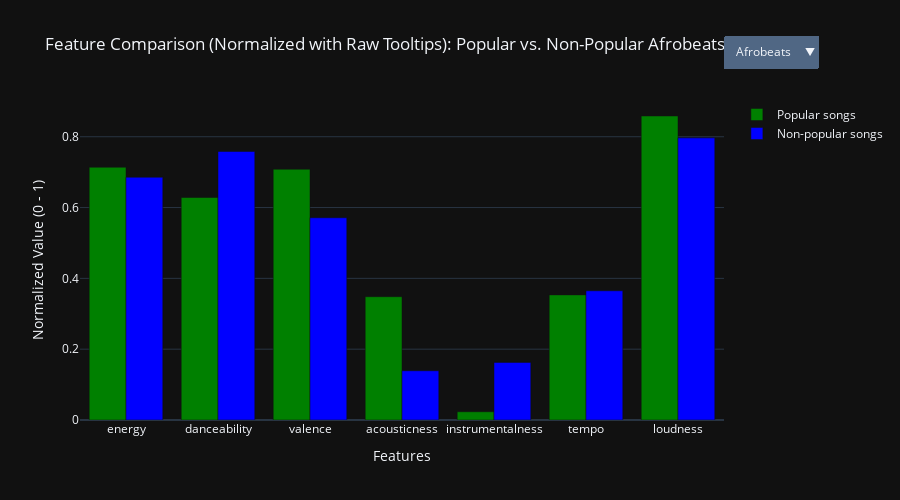

This figure's notebook cell:
### Markdown cell above
### Compare The Average Popular and Non-popular Audio Features by Song Genres
This bar chart compares the average values of audio features between popular and non-popular songs across different genres. It helps artists gain insights and identify patterns in how features like energy, danceability, and tempo behave in popular versus non-popular songs within each genre.

By analyzing these differences, artists can better understand what characteristics are commonly found in successful songs in their chosen genre. This can guide them in targeting ideal feature values when producing new song.

All audio feature values in the chart are normalized to a scale between 0 and 1. This is important because features like tempo and loudness normally exist on different scales, and normalization ensures a fair visual comparison across all features.

### Code cell
# Features to include
features = ['energy', 'danceability', 'valence', 'acousticness', 'instrumentalness', 'tempo', 'loudness']

# Combine and get min/max for normalization
combined_df = pd.concat([high_song_popularity, low_song_popularity])
feature_min = combined_df[features].min()
feature_max = combined_df[features].max()

# Normalize and retain original values for tooltip
high_norm = high_song_popularity.copy()
low_norm = low_song_popularity.copy()

for feature in features:
    high_norm[feature + '_orig'] = high_song_popularity[feature]
    low_norm[feature + '_orig'] = low_song_popularity[feature]
    high_norm[feature] = (high_song_popularity[feature] - feature_min[feature]) / (feature_max[feature] - feature_min[feature])
    low_norm[feature] = (low_song_popularity[feature] - feature_min[feature]) / (feature_max[feature] - feature_min[feature])

# Unique genres with valid data
genres = sorted(set(high_norm['playlist_genre'].unique().tolist() + low_norm['playlist_genre'].unique().tolist()))
data_by_genre = {}

for genre in genres:
    pop_filtered = high_norm[high_norm["playlist_genre"] == genre]
    non_pop_filtered = low_norm[low_norm["playlist_genre"] == genre]
    if pop_filtered.empty or non_pop_filtered.empty:
        continue

    pop_avg = pop_filtered[features].mean()
    non_pop_avg = non_pop_filtered[features].mean()
    pop_raw = pop_filtered[[f + "_orig" for f in features]].mean()
    non_pop_raw = non_pop_filtered[[f + "_orig" for f in features]].mean()

    data_by_genre[genre] = {
        "pop_norm": pop_avg,
        "non_pop_norm": non_pop_avg,
        "pop_raw": pop_raw,
        "non_pop_raw": non_pop_raw
    }

# Keep only genres with data
genres = list(data_by_genre.keys())
initial_genre = genres[0]

# Create figure with initial genre
fig = go.Figure()

# Add normalized bars with raw values in customdata
fig.add_trace(go.Bar(
    name='Popular songs',
    x=features,
    y=data_by_genre[initial_genre]['pop_norm'],
    marker_color='green',
    customdata=data_by_genre[initial_genre]['pop_raw'].values.reshape(-1, 1),
    hovertemplate='%{x}<br>Normalized: %{y:.2f}<br>Raw: %{customdata[0]:.2f}<extra></extra>'
))

fig.add_trace(go.Bar(
    name='Non-popular songs',
    x=features,
    y=data_by_genre[initial_genre]['non_pop_norm'],
    marker_color='blue',
    customdata=data_by_genre[initial_genre]['non_pop_raw'].values.reshape(-1, 1),
    hovertemplate='%{x}<br>Normalized: %{y:.2f}<br>Raw: %{customdata[0]:.2f}<extra></extra>'
))

# Dropdown buttons
dropdown_buttons = []
for genre in genres:
    dropdown_buttons.append({
        'label': genre.title(),
        'method': 'update',
        'args': [
            {
                'y': [
                    data_by_genre[genre]['pop_norm'],
                    data_by_genre[genre]['non_pop_norm']
                ],
                'customdata': [
                    data_by_genre[genre]['pop_raw'].values.reshape(-1, 1),
                    data_by_genre[genre]['non_pop_raw'].values.reshape(-1, 1)
                ]
            },
            {
                'title': f'Feature Comparison (Normalized with Raw Tooltips): Popular vs. Non-Popular {genre.title()} Songs'
            }
        ]
    })

# Layout
fig.update_layout(
    updatemenus=[
        {
            'buttons': dropdown_buttons,
            'direction': 'down',
            'showactive': True,
            'x': 1.0,
            'y': 1.2,
            'xanchor': 'left',
            'yanchor': 'top'
        }
    ],
    title=f'Feature Comparison (Normalized with Raw Tooltips): Popular vs. Non-Popular {initial_genre.title()} Songs',
    xaxis_title='Features',
    yaxis_title='Normalized Value (0 - 1)',
    barmode='group',
    template='plotly_dark',
    height=500
)

fig.show()

### Figure 1 — Plotly figure (JSON) as saved in the notebook; plotly's stock layout.template omitted (floating-point values rounded to 4 significant figures)
{"data": [{"customdata": [[0.7124], [0.6371], [0.7076], [0.3468], [0.02301], [116.5], [-5.667]], "hovertemplate": "%{x}<br>Normalized: %{y:.2f}<br>Raw: %{customdata[0]:.2f}<extra></extra>", "marker": {"color": "green"}, "name": "Popular songs", "type": "bar", "x": ["energy", "danceability", "valence", "acousticness", "instrumentalness", "tempo", "loudness"], "y": [0.7138, 0.6284, 0.7082, 0.3482, 0.02322, 0.3534, 0.8586]}, {"customdata": [[0.6843], [0.7567], [0.5764], [0.1385], [0.1612], [118.7], [-8.717]], "hovertemplate": "%{x}<br>Normalized: %{y:.2f}<br>Raw: %{customdata[0]:.2f}<extra></extra>", "marker": {"color": "blue"}, "name": "Non-popular songs", "type": "bar", "x": ["energy", "danceability", "valence", "acousticness", "instrumentalness", "tempo", "loudness"], "y": [0.6856, 0.7584, 0.5712, 0.139, 0.1626, 0.3649, 0.7968]}], "layout": {"barmode": "group", "height": 500, "title": {"text": "Feature Comparison (Normalized with Raw Tooltips): Popular vs. Non-Popular Afrobeats Songs"}, "updatemenus": [{"buttons": [{"args": [{"customdata": [[[0.7124], [0.6371], [0.7076], [0.3468], [0.02301], [116.5], [-5.667]], [[0.6843], [0.7567], [0.5764], [0.1385], [0.1612], [118.7], [-8.717]]], "y": [[0.7138, 0.6284, 0.7082, 0.3482, 0.02322, 0.3534, 0.8586], [0.6856, 0.7584, 0.5712, 0.139, 0.1626, 0.3649, 0.7968]]}, {"title": "Feature Comparison (Normalized with Raw Tooltips): Popular vs. Non-Popular Afrobeats Songs"}], "label": "Afrobeats", "method": "update"}, {"args": [{"customdata": [[[0.3869], [0.5329], [0.334], [0.6177], [0.07117], [114.7], [-10.71]], [[0.4815], [0.5518], [0.4509], [0.4636], [0.2327], [108.9], [-14.34]]], "y": [[0.3875, 0.5152, 0.3179, 0.6202, 0.07182, 0.3439, 0.7564], [0.4824, 0.5357, 0.44, 0.4655, 0.2348, 0.3138, 0.683]]}, {"title": "Feature Comparison (Normalized with Raw Tooltips): Popular vs. Non-Popular Ambient Songs"}], "label": "Ambient", "method": "update"}, {"args": [{"customdata": [[[0.616], [0.7568], [0.4261], [0.1899], [0.007533], [123.1], [-6.389]], [[0.6437], [0.6878], [0.5745], [0.3619], [0.1181], [115.3], [-7.838]]], "y": [[0.6172, 0.7585, 0.4142, 0.1906, 0.007601, 0.3876, 0.8439], [0.6449, 0.6835, 0.5692, 0.3634, 0.1191, 0.3471, 0.8146]]}, {"title": "Feature Comparison (Normalized with Raw Tooltips): Popular vs. Non-Popular Arabic Songs"}], "label": "Arabic", "method": "update"}, {"args": [{"customdata": [[[0.5642], [0.6248], [0.4612], [0.3339], [0.01489], [109.3], [-7.669]], [[0.4424], [0.5818], [0.3855], [0.5059], [0.009213], [112.0], [-9.99]]], "y": [[0.5652, 0.6151, 0.4508, 0.3352, 0.01503, 0.3159, 0.818], [0.4432, 0.5683, 0.3718, 0.508, 0.009297, 0.3298, 0.771]]}, {"title": "Feature Comparison (Normalized with Raw Tooltips): Popular vs. Non-Popular Blues Songs"}], "label": "Blues", "method": "update"}, {"args": [{"customdata": [[[0.7284], [0.7978], [0.6451], [0.3287], [0.03548], [114.9], [-3.689]], [[0.6843], [0.7211], [0.7522], [0.3482], [0.05884], [118.6], [-6.86]]], "y": [[0.7298, 0.803, 0.6429, 0.33, 0.0358, 0.3452, 0.8986], [0.6856, 0.7197, 0.7548, 0.3496, 0.05938, 0.364, 0.8344]]}, {"title": "Feature Comparison (Normalized with Raw Tooltips): Popular vs. Non-Popular Brazilian Songs"}], "label": "Brazilian", "method": "update"}, {"args": [{"customdata": [[[0.1168], [0.275], [0.1649], [0.8916], [0.8767], [107.0], [-24.72]], [[0.2023], [0.2612], [0.1334], [0.7856], [0.7159], [109.7], [-22.32]]], "y": [[0.1169, 0.2349, 0.1414, 0.8952, 0.8847, 0.3042, 0.4727], [0.2025, 0.2199, 0.1085, 0.7888, 0.7224, 0.318, 0.5213]]}, {"title": "Feature Comparison (Normalized with Raw Tooltips): Popular vs. Non-Popular Classical Songs"}], "label": "Classical", "method": "update"}, {"args": [{"customdata": [[[0.4077], [0.5457], [0.697], [0.4097], [0.000408], [132.0], [-14.52]], [[0.4871], [0.6016], [0.5973], [0.549], [0.0001801], [101.3], [-9.086]]], "y": [[0.4084, 0.529, 0.6971, 0.4113, 0.0004117, 0.4333, 0.6794], [0.488, 0.5899, 0.5929, 0.5512, 0.0001817, 0.2747, 0.7893]]}, {"title": "Feature Comparison (Normalized with Raw Tooltips): Popular vs. Non-Popular Country Songs"}], "label": "Country", "method": "update"}, {"args": [{"customdata": [[[0.7454], [0.6774], [0.4716], [0.1689], [0.1182], [120.6], [-6.322]], [[0.6059], [0.5792], [0.3387], [0.3397], [0.369], [119.6], [-9.909]]], "y": [[0.7469, 0.6722, 0.4617, 0.1696, 0.1193, 0.3745, 0.8453], [0.607, 0.5654, 0.3229, 0.3411, 0.3724, 0.3696, 0.7727]]}, {"title": "Feature Comparison (Normalized with Raw Tooltips): Popular vs. Non-Popular Electronic Songs"}], "label": "Electronic", "method": "update"}, {"args": [{"customdata": [[[0.4236], [0.5669], [0.4448], [0.6251], [0.04487], [119.7], [-10.98]], [[0.439], [0.5627], [0.4515], [0.6222], [0.04753], [116.6], [-9.903]]], "y": [[0.4243, 0.5521, 0.4337, 0.6276, 0.04528, 0.3699, 0.7509], [0.4398, 0.5476, 0.4407, 0.6246, 0.04797, 0.354, 0.7728]]}, {"title": "Feature Comparison (Normalized with Raw Tooltips): Popular vs. Non-Popular Folk Songs"}], "label": "Folk", "method": "update"}, {"args": [{"customdata": [[[0.7048], [0.7093], [0.506], [0.1668], [0.1093], [127.5], [-5.801]], [[0.4205], [0.3203], [0.1997], [0.5277], [0.7689], [105.8], [-14.35]]], "y": [[0.7061, 0.7068, 0.4976, 0.1675, 0.1103, 0.4102, 0.8558], [0.4212, 0.2841, 0.1777, 0.5298, 0.7759, 0.298, 0.6827]]}, {"title": "Feature Comparison (Normalized with Raw Tooltips): Popular vs. Non-Popular Gaming Songs"}], "label": "Gaming", "method": "update"}, {"args": [{"customdata": [[[0.6299], [0.736], [0.4607], [0.1774], [0.008086], [122.4], [-6.482]], [[0.6624], [0.7555], [0.586], [0.2191], [0.01491], [124.9], [-7.07]]], "y": [[0.6311, 0.7359, 0.4503, 0.1781, 0.008159, 0.3838, 0.8421], [0.6636, 0.7571, 0.5812, 0.22, 0.01504, 0.3971, 0.8302]]}, {"title": "Feature Comparison (Normalized with Raw Tooltips): Popular vs. Non-Popular Hip-Hop Songs"}], "label": "Hip-Hop", "method": "update"}, {"args": [{"customdata": [[[0.637], [0.6818], [0.4941], [0.4665], [3.101e-05], [119.3], [-6.368]], [[0.7127], [0.611], [0.5819], [0.3701], [0.09451], [127.0], [-6.675]]], "y": [[0.6382, 0.677, 0.4852, 0.4684, 3.129e-05, 0.3678, 0.8444], [0.7141, 0.6, 0.5768, 0.3716, 0.09537, 0.4076, 0.8381]]}, {"title": "Feature Comparison (Normalized with Raw Tooltips): Popular vs. Non-Popular Indian Songs"}], "label": "Indian", "method": "update"}, {"args": [{"customdata": [[[0.7485], [0.7032], [0.7208], [0.08879], [0.2876], [121.5], [-5.375]], [[0.7049], [0.6117], [0.6325], [0.09677], [0.02651], [112.3], [-6.522]]], "y": [[0.7499, 0.7003, 0.7219, 0.08915, 0.2902, 0.3793, 0.8645], [0.7063, 0.6008, 0.6298, 0.09716, 0.02675, 0.3318, 0.8413]]}, {"title": "Feature Comparison (Normalized with Raw Tooltips): Popular vs. Non-Popular Indie Songs"}], "label": "Indie", "method": "update"}, {"args": [{"customdata": [[[0.8136], [0.6171], [0.6409], [0.1099], [0.0008963], [134.3], [-4.92]], [[0.8322], [0.5453], [0.529], [0.1544], [0.0002027], [126.8], [-4.4]]], "y": [[0.8152, 0.6067, 0.6385, 0.1103, 0.0009045, 0.4453, 0.8737], [0.8339, 0.5287, 0.5216, 0.155, 0.0002045, 0.4069, 0.8842]]}, {"title": "Feature Comparison (Normalized with Raw Tooltips): Popular vs. Non-Popular J-Pop Songs"}], "label": "J-Pop", "method": "update"}, {"args": [{"customdata": [[[0.182], [0.349], [0.178], [0.92], [0.0152], [136.1], [-13.51]], [[0.409], [0.6654], [0.4864], [0.5158], [0.6931], [106.1], [-11.06]]], "y": [[0.1822, 0.3153, 0.155, 0.9237, 0.01534, 0.4548, 0.6998], [0.4097, 0.6592, 0.4772, 0.5179, 0.6994, 0.2997, 0.7494]]}, {"title": "Feature Comparison (Normalized with Raw Tooltips): Popular vs. Non-Popular Jazz Songs"}], "label": "Jazz", "method": "update"}, {"args": [{"customdata": [[[0.7486], [0.7571], [0.616], [0.1465], [1.115e-06], [122.2], [-4.011]], [[0.7445], [0.7263], [0.7263], [0.03777], [1.336e-05], [118.8], [-4.398]]], "y": [[0.7501, 0.7588, 0.6125, 0.1471, 1.125e-06, 0.3828, 0.8921], [0.7459, 0.7254, 0.7277, 0.03792, 1.348e-05, 0.3654, 0.8843]]}, {"title": "Feature Comparison (Normalized with Raw Tooltips): Popular vs. Non-Popular K-Pop Songs"}], "label": "K-Pop", "method": "update"}, {"args": [{"customdata": [[[0.528], [0.569], [0.3483], [0.4869], [3.109e-06], [128.2], [-6.848]], [[0.5665], [0.5332], [0.3506], [0.5528], [0.009059], [114.9], [-5.596]]], "y": [[0.529, 0.5544, 0.3328, 0.4888, 3.137e-06, 0.4138, 0.8346], [0.5675, 0.5154, 0.3353, 0.555, 0.009141, 0.3453, 0.86]]}, {"title": "Feature Comparison (Normalized with Raw Tooltips): Popular vs. Non-Popular Korean Songs"}], "label": "Korean", "method": "update"}, {"args": [{"customdata": [[[0.6741], [0.7441], [0.6008], [0.2682], [0.006678], [119.0], [-5.567]], [[0.6061], [0.7216], [0.5821], [0.3247], [0.03591], [122.0], [-7.188]]], "y": [[0.6754, 0.7447, 0.5966, 0.2693, 0.006738, 0.3662, 0.8606], [0.6072, 0.7202, 0.577, 0.326, 0.03624, 0.382, 0.8278]]}, {"title": "Feature Comparison (Normalized with Raw Tooltips): Popular vs. Non-Popular Latin Songs"}], "label": "Latin", "method": "update"}, {"args": [{"customdata": [[[0.1815], [0.51], [0.1067], [0.807], [0.013], [114.5], [-17.63]], [[0.294], [0.663], [0.3152], [0.7145], [0.8396], [111.4], [-14.36]]], "y": [[0.1817, 0.4903, 0.08058, 0.8102, 0.01312, 0.3428, 0.6164], [0.2944, 0.6565, 0.2983, 0.7174, 0.8472, 0.3268, 0.6825]]}, {"title": "Feature Comparison (Normalized with Raw Tooltips): Popular vs. Non-Popular Lofi Songs"}], "label": "Lofi", "method": "update"}, {"args": [{"customdata": [[[0.8594], [0.4444], [0.4332], [0.004443], [0.07758], [118.5], [-6.799]], [[0.9285], [0.4516], [0.3546], [0.002519], [0.1021], [120.9], [-4.998]]], "y": [[0.8611, 0.419, 0.4216, 0.004458, 0.07828, 0.3635, 0.8356], [0.9303, 0.4268, 0.3394, 0.002526, 0.103, 0.376, 0.8721]]}, {"title": "Feature Comparison (Normalized with Raw Tooltips): Popular vs. Non-Popular Metal Songs"}], "label": "Metal", "method": "update"}, {"args": [{"customdata": [[[0.6812], [0.6521], [0.5761], [0.2039], [0.02315], [120.2], [-6.217]], [[0.6678], [0.6282], [0.5182], [0.1859], [0.04466], [120.9], [-6.669]]], "y": [[0.6825, 0.6447, 0.5708, 0.2047, 0.02336, 0.3726, 0.8474], [0.6691, 0.6187, 0.5103, 0.1866, 0.04506, 0.376, 0.8383]]}, {"title": "Feature Comparison (Normalized with Raw Tooltips): Popular vs. Non-Popular Pop Songs"}], "label": "Pop", "method": "update"}, {"args": [{"customdata": [[[0.8596], [0.493], [0.5601], [0.01911], [0.0004996], [139.2], [-4.322]], [[0.7969], [0.4818], [0.6039], [0.1332], [0.002377], [128.0], [-5.155]]], "y": [[0.8613, 0.4718, 0.5541, 0.01919, 0.0005042, 0.4711, 0.8858], [0.7984, 0.4597, 0.5999, 0.1338, 0.002399, 0.4127, 0.8689]]}, {"title": "Feature Comparison (Normalized with Raw Tooltips): Popular vs. Non-Popular Punk Songs"}], "label": "Punk", "method": "update"}, {"args": [{"customdata": [[[0.6476], [0.88], [0.7936], [0.1411], [8.506e-05], [95.18], [-7.871]], [[0.6329], [0.7389], [0.739], [0.1626], [0.01507], [107.6], [-6.663]]], "y": [[0.6488, 0.8924, 0.798, 0.1417, 8.583e-05, 0.243, 0.8139], [0.6341, 0.739, 0.741, 0.1633, 0.0152, 0.3072, 0.8384]]}, {"title": "Feature Comparison (Normalized with Raw Tooltips): Popular vs. Non-Popular Reggae Songs"}], "label": "Reggae", "method": "update"}, {"args": [{"customdata": [[[0.7303], [0.5452], [0.5813], [0.111], [0.04052], [123.3], [-7.214]], [[0.7417], [0.5485], [0.547], [0.1104], [0.05369], [128.0], [-6.192]]], "y": [[0.7317, 0.5285, 0.5763, 0.1114, 0.04088, 0.3888, 0.8272], [0.7431, 0.5321, 0.5404, 0.1108, 0.05417, 0.4129, 0.8479]]}, {"title": "Feature Comparison (Normalized with Raw Tooltips): Popular vs. Non-Popular Rock Songs"}], "label": "Rock", "method": "update"}, {"args": [{"customdata": [[[0.5385], [0.576], [0.3465], [0.4465], [0.00168], [156.4], [-6.265]], [[0.5114], [0.609], [0.5024], [0.4477], [0.05832], [116.7], [-8.859]]], "y": [[0.5395, 0.562, 0.331, 0.4483, 0.001695, 0.5599, 0.8464], [0.5123, 0.5979, 0.4938, 0.4495, 0.05885, 0.3546, 0.7939]]}, {"title": "Feature Comparison (Normalized with Raw Tooltips): Popular vs. Non-Popular Soul Songs"}], "label": "Soul", "method": "update"}, {"args": [{"customdata": [[[0.654], [0.6457], [0.5771], [0.4747], [0.002127], [113.4], [-7.713]], [[0.7077], [0.6884], [0.5111], [0.2568], [0.006516], [119.5], [-6.388]]], "y": [[0.6552, 0.6378, 0.5719, 0.4766, 0.002147, 0.3374, 0.8171], [0.7091, 0.6842, 0.5029, 0.2578, 0.006575, 0.3688, 0.844]]}, {"title": "Feature Comparison (Normalized with Raw Tooltips): Popular vs. Non-Popular Turkish Songs"}], "label": "Turkish", "method": "update"}, {"args": [{"customdata": [[[0.5132], [0.7163], [0.6318], [0.5503], [0.0002087], [92.46], [-7.443]], [[0.5507], [0.6191], [0.4906], [0.4069], [0.2536], [118.9], [-9.426]]], "y": [[0.5142, 0.7144, 0.6289, 0.5525, 0.0002106, 0.2289, 0.8226], [0.5517, 0.6089, 0.4816, 0.4085, 0.2559, 0.3657, 0.7824]]}, {"title": "Feature Comparison (Normalized with Raw Tooltips): Popular vs. Non-Popular World Songs"}], "label": "World", "method": "update"}], "direction": "down", "showactive": true, "x": 1, "xanchor": "left", "y": 1.2, "yanchor": "top"}], "xaxis": {"title": {"text": "Features"}}, "yaxis": {"title": {"text": "Normalized Value (0 - 1)"}}}}
